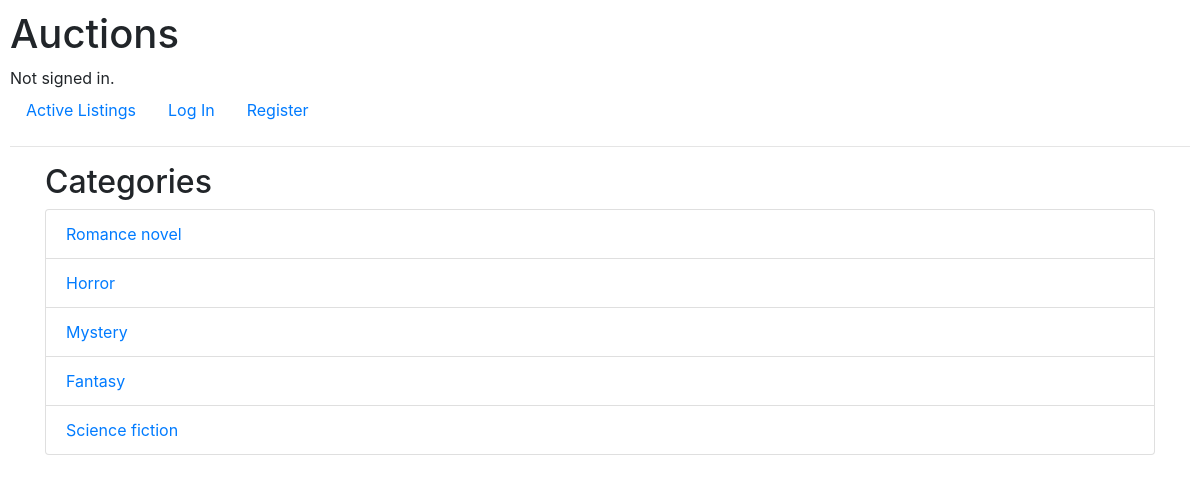
The page /categories on the database its author committed.
### auctions/models.py (models this page shows, shortened)
class Category(models.Model):
    name = models.CharField(max_length=64, unique=True)

### auctions/views.py (the view)
# urls.py: path("categories", views.categories, name="categories"),
def categories(request):
    categories = Category.objects.all()
    return render(request, "auctions/categories.html", {"categories": categories})

### auctions/views.py (called while the page is built)
def datos_globales(request):
    count = 0
    if request.user.is_authenticated:
        watchlist_items = Watchlist.objects.filter(user=request.user)
        count = watchlist_items.count()
    return {
        'count_watch_list': count
    }

### auctions/templates/auctions/categories.html (shortened to what this page needs)
{% extends "auctions/layout.html" %}
{% block body %}
<div class="container">
    <h2>Categories</h2>
    <ul class="list-group">
        {% for category in categories %}
            <li class="list-group-item">
                <a href="{% url 'category_listings' category.name %}">{{ category.name }}</a>
            </li>
        {% endfor %}
    </ul>
  </div>
{% endblock %}

### auctions/static/auctions/styles.css (style rules this page uses)
body { padding: 10px; }

### rows shown on the page
Category: name "Romance novel"
Category: name "Horror"
Category: name "Mystery"
Category: name "Fantasy"
Category: name "Science fiction"
